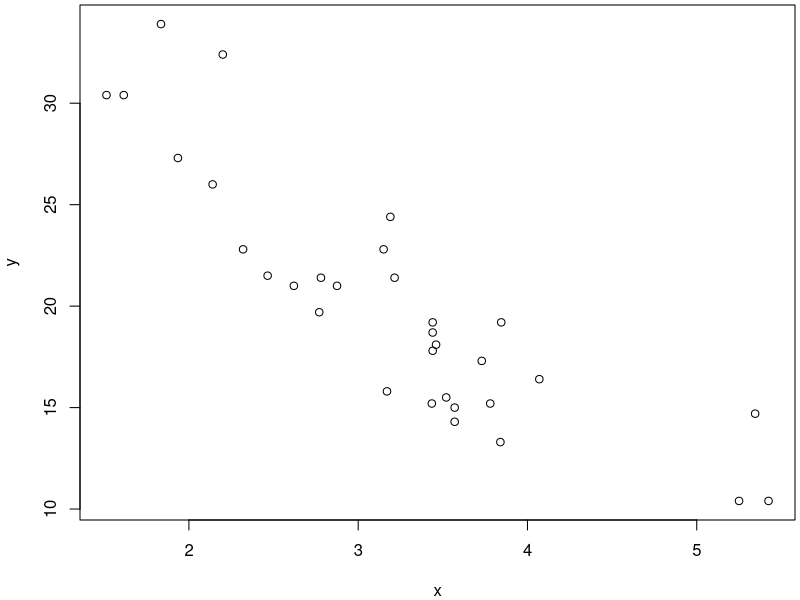
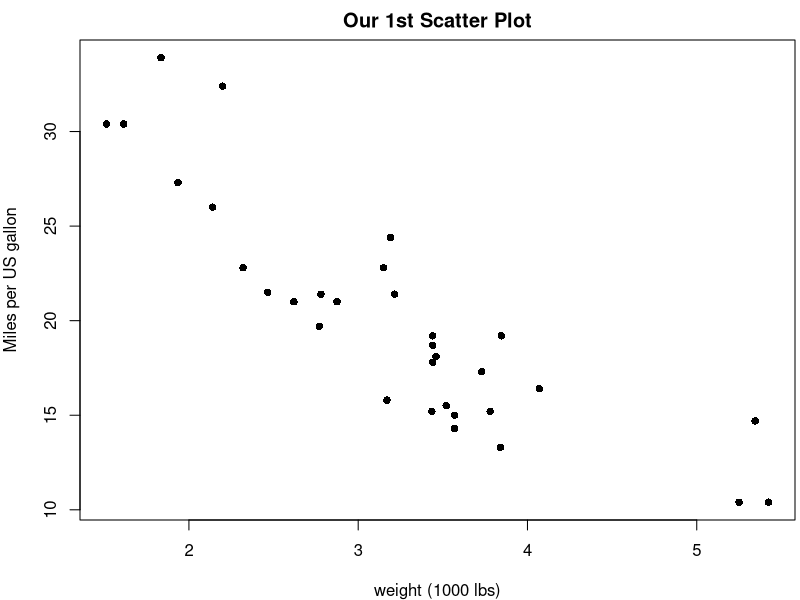
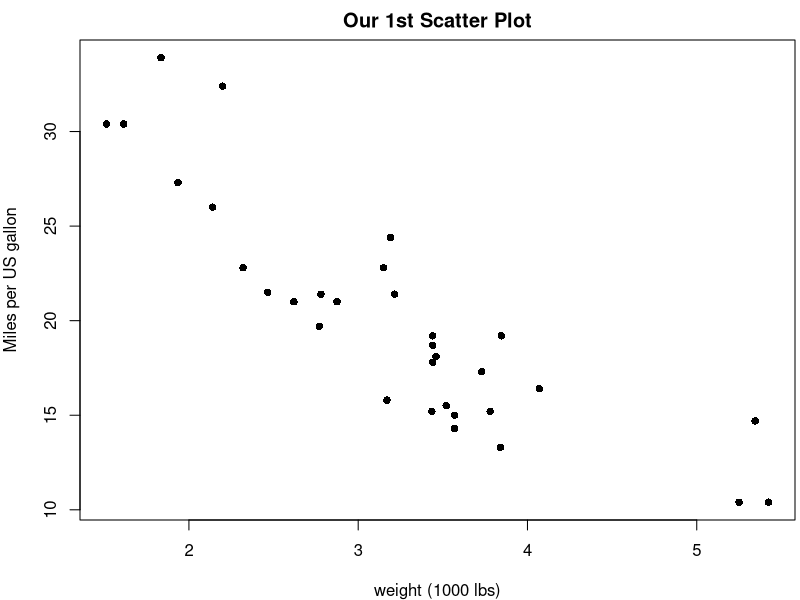

Here is the R script that generated these plots, in order:
mtcars

par(mar=c(4,4,0.25,0.25))
x <- mtcars$wt
y <- mtcars$mpg
plot(x,y)



par(mar=c(4,4,2,0.25))
x <- mtcars$wt
y <- mtcars$mpg
plot(x,y,
     pch=16,
     xlab='weight (1000 lbs)',
     ylab='Miles per US gallon',
     main='Our 1st Scatter Plot')

#We can also put everything on a single line, as done below, but the above is easier to read.
plot(x,y,pch=16,xlab='weight (1000 lbs)',ylab='Miles per US gallon',main='Our 1st Scatter Plot')
